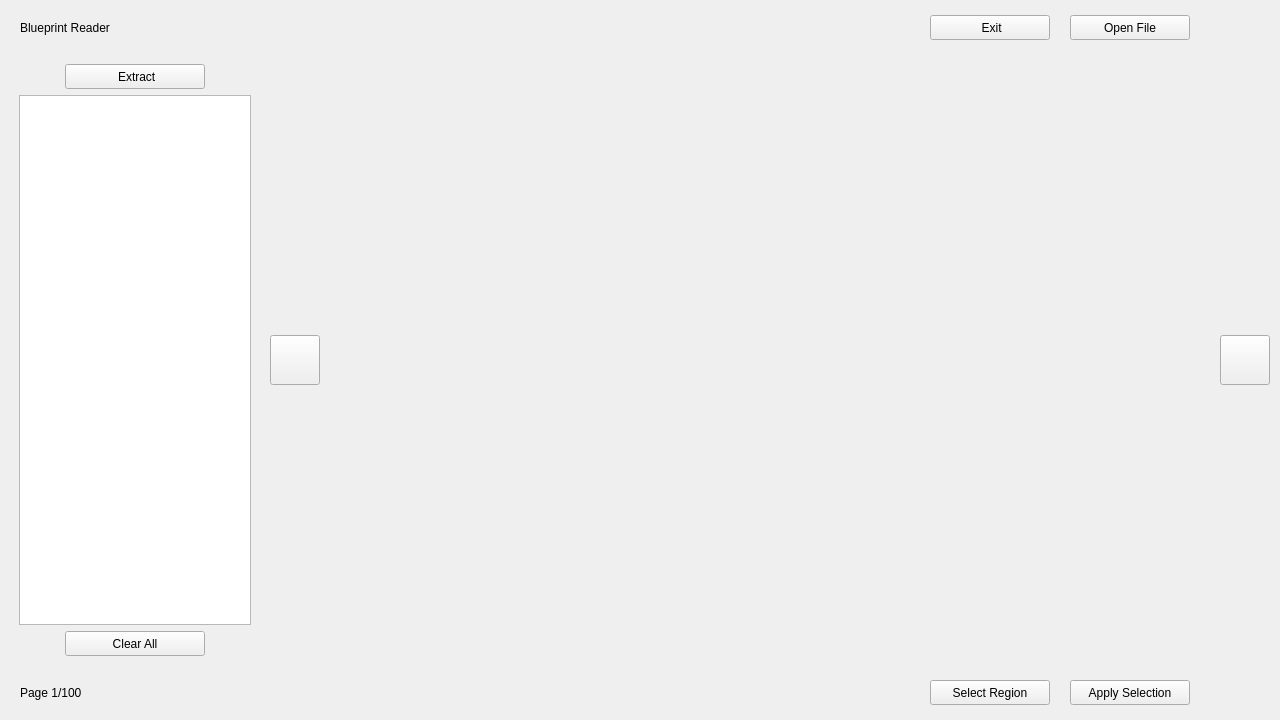
<?xml version="1.0" encoding="UTF-8"?>
<ui version="4.0">
 <class>ATOM</class>
 <widget class="QMainWindow" name="ATOM">
  <property name="geometry">
   <rect>
    <x>0</x>
    <y>0</y>
    <width>1280</width>
    <height>720</height>
   </rect>
  </property>
  <property name="minimumSize">
   <size>
    <width>1280</width>
    <height>720</height>
   </size>
  </property>
  <property name="windowTitle">
   <string>MainWindow</string>
  </property>
  <widget class="QWidget" name="centralwidget">
   <property name="styleSheet">
    <string notr="true">QWidget#centralwidget{
background:rgba(30, 33, 36, 255);
border: 0px;
border-radius: 0px;
}
QWidget{
background: rgba(51, 57, 73, 255);
border-radius: 10px;
font-family: Poppins;
font-size: 16px;
font-weight: 400;
color: rgba(255, 255, 255, 255);
}
QToolButton{
border: 0px;
background: rgba(0, 128, 255, 255);
color: rgba(255, 255, 255, 255);
font-weight: 400;
border-radius: 4px;
}
QToolButton:pressed{
border: 2px solid transparent;
}
QToolButton#extractButton{
background: transparent;
padding-left:20px;
}
QToolButton#exitButton{
padding-left:35px;
}
QToolButton#pickFileButton{
padding-left:10px;
}
QPushButton{
border: 0px;
background: rgba(0, 128, 255, 255);
color: rgba(255, 255, 255, 255);
font-weight: 400;
border-radius: 4px;
}
QPushButton:pressed{
border: 2px solid transparent;
}
QPushButton#nextButton, #previousButton, #clearAllButton{
background: transparent;
}
QPushButton#cancelSelection{
background: rgba(255, 255, 255, 255);
color: rgba(0, 128, 255, 255);
}
QLabel#titleLabel,#pageLabel{
color: rgb(255, 255, 255);
background: transparent;
}
QListWidget::item{
height: 30px;
border: 1px solid white;
border-radius: 10px;
}
QListWidget::item:selected{
background: rgba(0, 128, 255, 64);
}
QListWidget{
padding: 20 5 10 5;
}s</string>
   </property>
   <layout class="QGridLayout" name="gridLayout">
    <property name="leftMargin">
     <number>10</number>
    </property>
    <property name="topMargin">
     <number>10</number>
    </property>
    <property name="rightMargin">
     <number>10</number>
    </property>
    <property name="bottomMargin">
     <number>10</number>
    </property>
    <property name="spacing">
     <number>10</number>
    </property>
    <item row="1" column="1">
     <widget class="QPushButton" name="previousButton">
      <property name="minimumSize">
       <size>
        <width>50</width>
        <height>50</height>
       </size>
      </property>
      <property name="maximumSize">
       <size>
        <width>50</width>
        <height>16777215</height>
       </size>
      </property>
      <property name="text">
       <string/>
      </property>
      <property name="icon">
       <iconset>
        <normaloff>UI/resources/left.png</normaloff>UI/resources/left.png</iconset>
      </property>
      <property name="iconSize">
       <size>
        <width>32</width>
        <height>32</height>
       </size>
      </property>
     </widget>
    </item>
    <item row="0" column="0" colspan="7">
     <layout class="QHBoxLayout" name="horizontalLayout">
      <property name="spacing">
       <number>20</number>
      </property>
      <property name="leftMargin">
       <number>10</number>
      </property>
      <property name="topMargin">
       <number>5</number>
      </property>
      <property name="rightMargin">
       <number>80</number>
      </property>
      <property name="bottomMargin">
       <number>5</number>
      </property>
      <item>
       <widget class="QLabel" name="titleLabel">
        <property name="minimumSize">
         <size>
          <width>0</width>
          <height>25</height>
         </size>
        </property>
        <property name="maximumSize">
         <size>
          <width>16777215</width>
          <height>25</height>
         </size>
        </property>
        <property name="text">
         <string>Blueprint Reader</string>
        </property>
       </widget>
      </item>
      <item>
       <widget class="QToolButton" name="exitButton">
        <property name="minimumSize">
         <size>
          <width>120</width>
          <height>25</height>
         </size>
        </property>
        <property name="maximumSize">
         <size>
          <width>100</width>
          <height>25</height>
         </size>
        </property>
        <property name="text">
         <string> Exit</string>
        </property>
        <property name="icon">
         <iconset>
          <normaloff>UI/resources/exit.png</normaloff>UI/resources/exit.png</iconset>
        </property>
        <property name="iconSize">
         <size>
          <width>16</width>
          <height>16</height>
         </size>
        </property>
        <property name="toolButtonStyle">
         <enum>Qt::ToolButtonTextBesideIcon</enum>
        </property>
       </widget>
      </item>
      <item>
       <widget class="QToolButton" name="pickFileButton">
        <property name="minimumSize">
         <size>
          <width>120</width>
          <height>25</height>
         </size>
        </property>
        <property name="maximumSize">
         <size>
          <width>100</width>
          <height>25</height>
         </size>
        </property>
        <property name="text">
         <string>Open File</string>
        </property>
        <property name="icon">
         <iconset>
          <normaloff>UI/resources/open-file.png</normaloff>UI/resources/open-file.png</iconset>
        </property>
        <property name="iconSize">
         <size>
          <width>16</width>
          <height>16</height>
         </size>
        </property>
        <property name="toolButtonStyle">
         <enum>Qt::ToolButtonTextBesideIcon</enum>
        </property>
       </widget>
      </item>
     </layout>
    </item>
    <item row="1" column="6">
     <widget class="QPushButton" name="nextButton">
      <property name="minimumSize">
       <size>
        <width>50</width>
        <height>50</height>
       </size>
      </property>
      <property name="maximumSize">
       <size>
        <width>50</width>
        <height>16777215</height>
       </size>
      </property>
      <property name="text">
       <string/>
      </property>
      <property name="icon">
       <iconset>
        <normaloff>UI/resources/right.png</normaloff>UI/resources/right.png</iconset>
      </property>
      <property name="iconSize">
       <size>
        <width>32</width>
        <height>32</height>
       </size>
      </property>
     </widget>
    </item>
    <item row="3" column="0" rowspan="2" colspan="7">
     <layout class="QHBoxLayout" name="horizontalLayout_2">
      <property name="spacing">
       <number>20</number>
      </property>
      <property name="leftMargin">
       <number>10</number>
      </property>
      <property name="topMargin">
       <number>5</number>
      </property>
      <property name="rightMargin">
       <number>80</number>
      </property>
      <property name="bottomMargin">
       <number>5</number>
      </property>
      <item>
       <widget class="QLabel" name="pageLabel">
        <property name="minimumSize">
         <size>
          <width>0</width>
          <height>25</height>
         </size>
        </property>
        <property name="maximumSize">
         <size>
          <width>16777215</width>
          <height>25</height>
         </size>
        </property>
        <property name="text">
         <string>Page 1/100</string>
        </property>
       </widget>
      </item>
      <item>
       <widget class="QPushButton" name="makeSelection">
        <property name="minimumSize">
         <size>
          <width>120</width>
          <height>25</height>
         </size>
        </property>
        <property name="maximumSize">
         <size>
          <width>120</width>
          <height>25</height>
         </size>
        </property>
        <property name="text">
         <string>Select Region</string>
        </property>
       </widget>
      </item>
      <item>
       <widget class="QPushButton" name="applySelection">
        <property name="minimumSize">
         <size>
          <width>120</width>
          <height>25</height>
         </size>
        </property>
        <property name="maximumSize">
         <size>
          <width>120</width>
          <height>25</height>
         </size>
        </property>
        <property name="text">
         <string>Apply Selection</string>
        </property>
       </widget>
      </item>
     </layout>
    </item>
    <item row="1" column="4">
     <widget class="QWidget" name="fileDisplayWidget" native="true">
      <property name="sizePolicy">
       <sizepolicy hsizetype="Expanding" vsizetype="Expanding">
        <horstretch>0</horstretch>
        <verstretch>0</verstretch>
       </sizepolicy>
      </property>
      <property name="minimumSize">
       <size>
        <width>800</width>
        <height>580</height>
       </size>
      </property>
      <layout class="QHBoxLayout" name="horizontalLayout_3"/>
     </widget>
    </item>
    <item row="1" column="0">
     <widget class="QWidget" name="sideWidget" native="true">
      <property name="minimumSize">
       <size>
        <width>250</width>
        <height>0</height>
       </size>
      </property>
      <property name="maximumSize">
       <size>
        <width>250</width>
        <height>16777215</height>
       </size>
      </property>
      <layout class="QVBoxLayout" name="verticalLayout">
       <item alignment="Qt::AlignHCenter">
        <widget class="QToolButton" name="extractButton">
         <property name="sizePolicy">
          <sizepolicy hsizetype="Minimum" vsizetype="Fixed">
           <horstretch>0</horstretch>
           <verstretch>0</verstretch>
          </sizepolicy>
         </property>
         <property name="minimumSize">
          <size>
           <width>140</width>
           <height>25</height>
          </size>
         </property>
         <property name="maximumSize">
          <size>
           <width>140</width>
           <height>25</height>
          </size>
         </property>
         <property name="text">
          <string> Extract</string>
         </property>
         <property name="icon">
          <iconset>
           <normaloff>UI/resources/extract.png</normaloff>UI/resources/extract.png</iconset>
         </property>
         <property name="iconSize">
          <size>
           <width>16</width>
           <height>16</height>
          </size>
         </property>
         <property name="toolButtonStyle">
          <enum>Qt::ToolButtonTextBesideIcon</enum>
         </property>
         <property name="autoRaise">
          <bool>false</bool>
         </property>
        </widget>
       </item>
       <item>
        <widget class="QListWidget" name="selectionsList">
         <property name="sizePolicy">
          <sizepolicy hsizetype="Preferred" vsizetype="Preferred">
           <horstretch>0</horstretch>
           <verstretch>0</verstretch>
          </sizepolicy>
         </property>
         <property name="editTriggers">
          <set>QAbstractItemView::NoEditTriggers</set>
         </property>
         <property name="defaultDropAction">
          <enum>Qt::CopyAction</enum>
         </property>
         <property name="spacing">
          <number>5</number>
         </property>
         <property name="uniformItemSizes">
          <bool>true</bool>
         </property>
         <property name="selectionRectVisible">
          <bool>false</bool>
         </property>
         <property name="itemAlignment">
          <set>Qt::AlignCenter</set>
         </property>
        </widget>
       </item>
       <item alignment="Qt::AlignHCenter">
        <widget class="QPushButton" name="clearAllButton">
         <property name="minimumSize">
          <size>
           <width>140</width>
           <height>25</height>
          </size>
         </property>
         <property name="maximumSize">
          <size>
           <width>140</width>
           <height>25</height>
          </size>
         </property>
         <property name="text">
          <string>Clear All</string>
         </property>
        </widget>
       </item>
      </layout>
     </widget>
    </item>
   </layout>
  </widget>
 </widget>
 <resources/>
 <connections/>
</ui>
